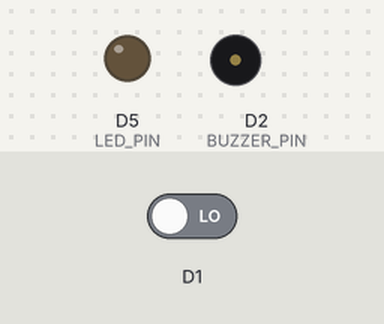
The sketch below on a simulated ESP8266 (NodeMCU). Parts: output pins drawn as LEDs (lit = HIGH), buzzer (waves = sounding). The inputs (shaded band) are chosen by the test bench; at power-on: D1 LOW.

Above: at 1.2 s.
1.3 s: D1 driven HIGH
At 2.3 s:
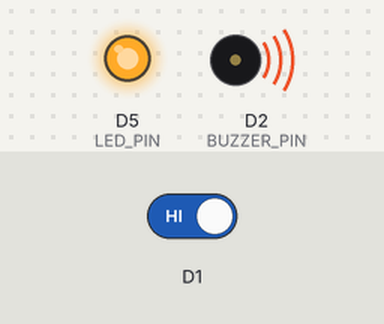
2.8 s: D1 driven LOW
At 4.3 s:
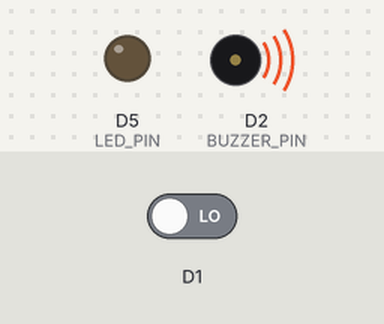
Timing chart, 0 to 5.8 s (numbered marks = the images above; inputs shaded):
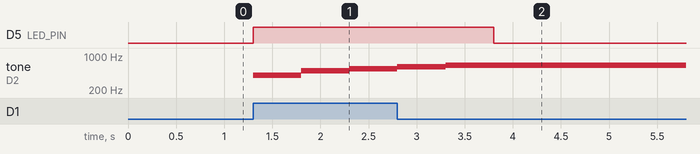

The sketch:

circuit.ino
```cpp
// Code to test circuit and verify connections

const int LED_PIN = D5;
const int BUZZER_PIN = D2;
const int DELAY_TIME = 500;


void setup() {
  pinMode(D1, INPUT);
  pinMode(LED_PIN, OUTPUT);
  pinMode(BUZZER_PIN, OUTPUT);
  //Serial.begin(9600);
}


void loop() {
  // delay(10);
  if (digitalRead(D1) == HIGH) {
    // Serial.println("button pressed");
    digitalWrite(LED_PIN, HIGH);
    tone(BUZZER_PIN, 400); // A4
    delay(DELAY_TIME);
    tone(BUZZER_PIN, 500); // B4
    delay(DELAY_TIME);
    tone(BUZZER_PIN, 550); // C4
    delay(DELAY_TIME);
    tone(BUZZER_PIN, 600); // D4
    delay(DELAY_TIME);
    tone(BUZZER_PIN, 650); // E4
    delay(DELAY_TIME);
  } else {
    // Serial.println("button not pressed");
    digitalWrite(LED_PIN, LOW);
    digitalWrite(BUZZER_PIN, LOW);
  }
}
```

Measured:
- after the input at 1.3 s, D5 (LED_PIN): LOW → HIGH at once; tone on D2 (BUZZER_PIN): silent → 400 Hz at once, → 500 Hz 0.50 s later, → 550 Hz 0.50 s later
- after the input at 2.8 s, D5 (LED_PIN): HIGH → LOW after 1.0 s; tone on D2 (BUZZER_PIN): goes on until 3.3 s, then stays 650 Hz
